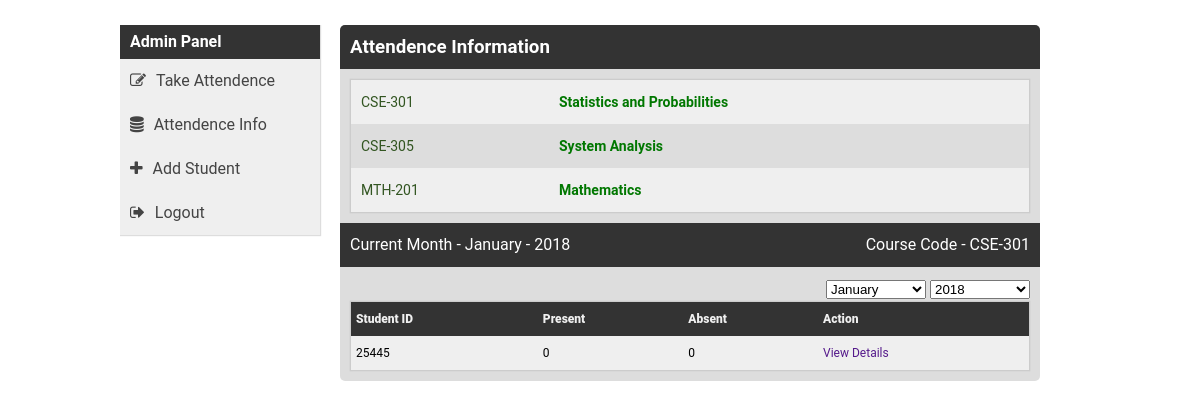
Screenshot of /dashboard.php?course_id=1&course_code=CSE-301 (signed in) with the database file from the repository.
### tables this page shows
CREATE TABLE `course` (
  `id` int(11) NOT NULL,
  `c_code` varchar(50) NOT NULL,
  `c_title` varchar(100) NOT NULL,
  `aid` int(11) NOT NULL
);

### dashboard.php (the view, shortened to what this page needs)
<?php include 'inc/head.php';?>
	<div class="main_area fix">
		<?php include 'inc/sidebar.php';?>
		<div class="main fix">
			<div class="std fix" id="std">
				<div class="std_info_head fix">
					<h3 class="fl std_name" id="std_name">Attendence Information</h3>
				</div>
				<div class="std_info fix dashboard_info">
					<?php
						$sql = "SELECT * FROM course WHERE aid=".$_SESSION['id'];
						$query = $con->query($sql);
						$num = $query->num_rows;
						if($num==0){
							echo '<span>No Data Available</span>';
						}else{
					?>
					<table>
					<?php
							while($row = $query->fetch_assoc()){
							echo '<tr>';
							echo '<td><a href="./dashboard.php?course_id='.$row['id'].'&course_code='. urlencode($row['c_code']).'" style="padding:5px;color:#325521;font-size:14px;">'.$row['c_code'].'</a></td>';
							echo '<td><b><a href="./dashboard.php?course_id='.$row['id'].'&course_code='.urlencode($row['c_code']).'" style="padding:5px;color:#070;font-size:14px;">'.$row['c_title'].'</a></b></td>';
							echo '</tr>';
						}
					}
					?>
					</table>
				</div>
			</div>
			<?php
				if(isset($_GET['course_id'])){
					include 'inc/monthly-data.php';
				}
			?>
	</div>
<?php include 'inc/footer.php';?>

### inc/head.php (shortened to what this page needs)
<!DOCTYPE html>
<html>
<head>
	<link rel="stylesheet" type="text/css" href="style.css">
	<link rel="stylesheet" type="text/css" href="fonts/css/font-awesome.min.css">
</head>
<body>

### inc/sidebar.php
<div class="sidebar fix fl">
	<h4>Admin Panel</h4>
	<ul class="nav fix">
		<li><a href="."><i class="fa fa-edit"></i>Take Attendence</a></li>
		<li><a href="./dashboard.php"><i class="fa fa-database"></i>Attendence Info</a></li>
		<li><a href="./add.php"><i class="fa fa-plus"></i>Add Student</a></li>
		<li><a href="./logout.php"><i class="fa fa-sign-out"></i>Logout</a></li>
	</ul>
</div>

### inc/monthly-data.php (shortened to what this page needs)
<div class="std fix" id="std">
	<div class="std_info_head fix">
		<p class="fl">Current Month - <?php echo date('F - Y')?></p>
		<p class="fr">Course Code - <?php echo $_GET['course_code']?></p>
	</div>
	<div class="std_info">
		<div class="fr" style="display: block;overflow: hidden;">
			<select>
				<?php
				$q = $con->query("SELECT * FROM month");
				while($row=$q->fetch_assoc()){
					if(date('F')==$row['month']){
						echo '<option selected>'.$row['month'].'</option>';
						continue;
					}
					?>
					<?php
				}
				?>
			</select>
			<select>
				<?php
				$q = $con->query("SELECT * FROM year");
				while($row=$q->fetch_assoc()){
					if(date('Y')==$row['year']){
						echo '<option selected value="'.$row['year'].'">'.$row['year'].'</option>';
						continue;
					}
					?>
					<?php
				}
				?>
			</select>
		</div>
		<div class="info">
			<?php
			$key = array();
			$value = array();
			$s = "SELECT * FROM std_log WHERE month_id=".intval(date('m'))." ORDER BY std_id ASC";
			$q = $con->query($s);
			while($r = $q->fetch_assoc()){
				$std = $r['std_id'];
				if(in_array($std, $key)){
					$loc = array_search($std, $key);
					if($r['action']=='1'){
						$value[$loc]=intval($value[$loc])+1;
					}else{
						continue;
					}
				}else{
					array_push($key, $std);
					if($r['action']==1){
						array_push($value, 1);
					}else{
						array_push($value, 0);
					}
				}
			}
			?>
			<table>
				<thead>
					<tr>
						<td>Student ID</td>
						<td>Present</td>
						<td>Absent</td>
						<td>Action</td>
					</tr>
				</thead>
			<?php
				echo '<tbody>';
				for($i=0;$i<sizeof($key);$i++){
					echo '<tr>';
					echo '<td>'.$key[$i].'</td>';
					echo '<td>'.$value[$i].'</td>';
					echo '<td>'.$value[$i].'</td>';
					echo '<td><a href="">View Details</a></td>';
					echo '</tr>';
				}
			?>
			</table>
		</div>
	</div>
</div>

### inc/footer.php
</body>
</html>

### style.css (style rules this page uses)
* { margin:0px; padding: 0px; }
.fix { overflow:hidden; }
.fl { float:left; }
.fr { float:right; }
body { background-color: #fff; font-family: "Roboto", Arial; line-height: 24px; }
a { text-decoration: none; display: inline-block; cursor: pointer; }
.main_area { width: 960px; margin:25px auto; }
.sidebar { background-color: #efefef; width: 200px; margin-right: 20px; box-shadow: 0px 0px 1px 1px #ddd; }
.sidebar a { padding: 10px; color:#444; display: block; }
.sidebar h4 { background-color: #333; color:#fff; padding: 5px 10px; }
.main { width: 700px; background-color: #ddd; border-radius: 5px; }
.std_info_head { background-color: #333; color:#fff; padding:10px; }
.std_info { padding:10px; }
table { width: 100%; border-collapse: collapse; border:1px solid #ccc; box-shadow: 0px 0px 1px 0px #bbb; }
tr, td { padding: 5px; }
.dashboard_info tr, td { font-size:12px; }
table tbody tr:nth-child(odd) { background-color: #efefef; }
table thead tr { background: #333; color: #efefef; font-weight: 900; }
select { width: 100px; }
select option { padding: 5px 10px; }
.nav i { margin-right:10px; }

### rows the page displays
course: c_code "CSE-301", c_title "Statistics and Probabilities"
course: c_code "CSE-305", c_title "System Analysis"
course: c_code "MTH-201", c_title "Mathematics"

### other values shown
$_GET['course_code'] "CSE-301"
$key[$i] "25445"
$value[$i] "0"
form field value "January"
form field value "2018"
